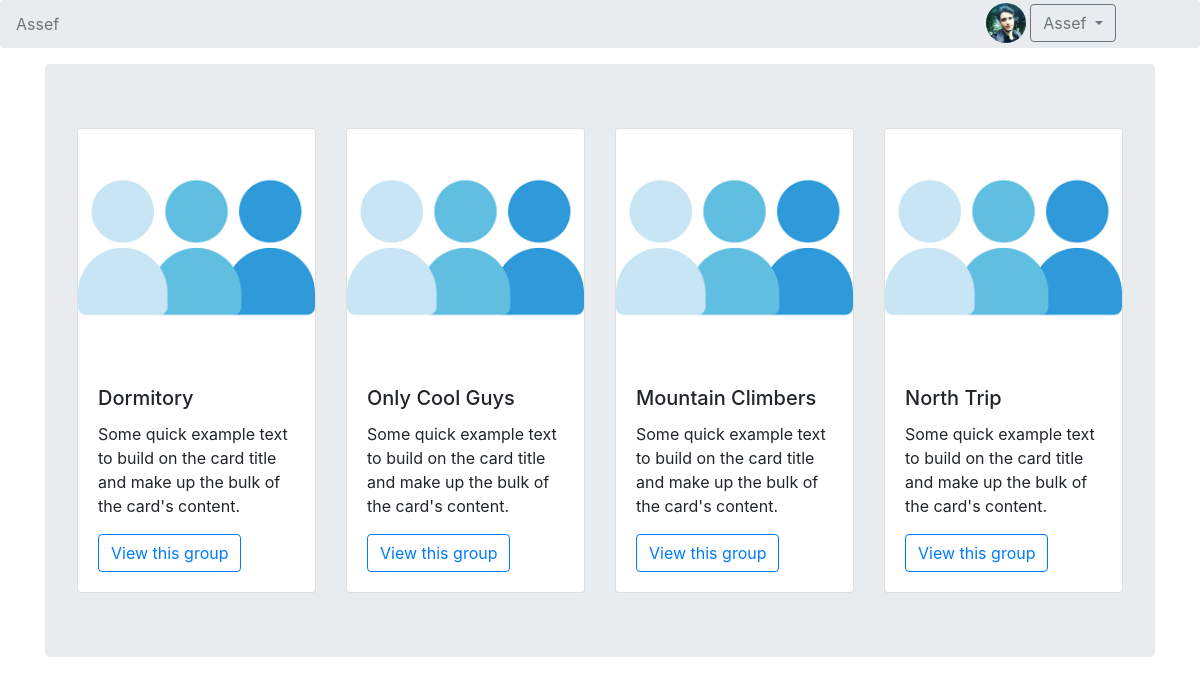
/assef (signed in), run on an earlier commit of the app's database.
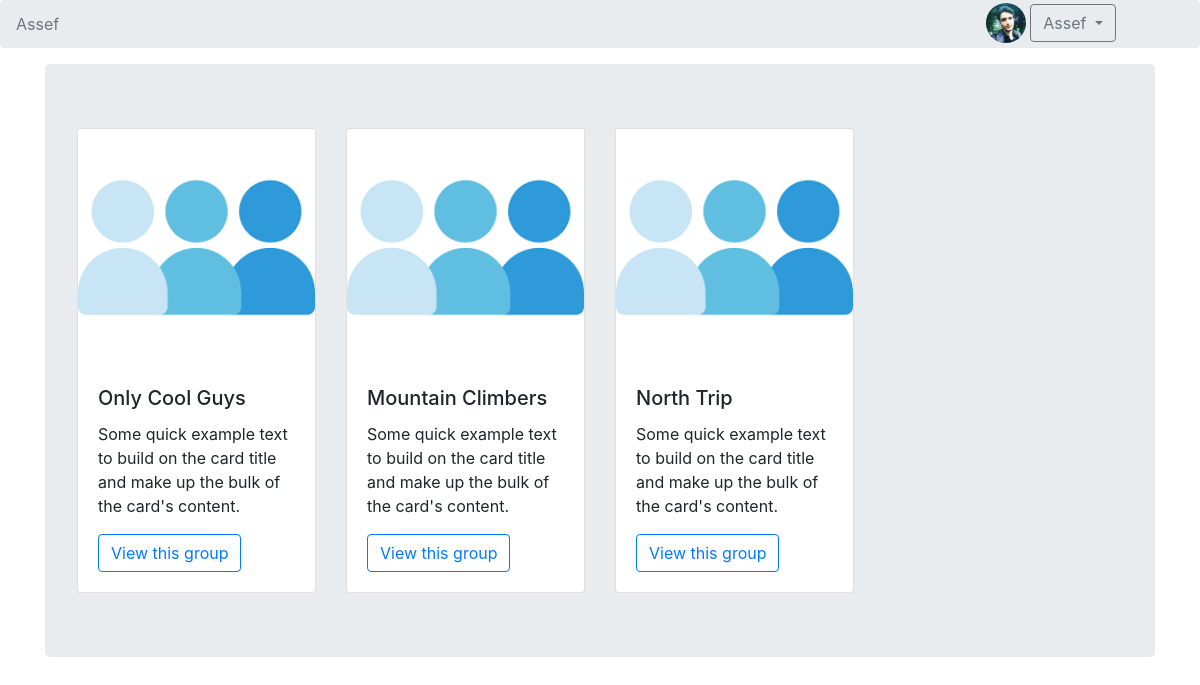
And on a later commit of the database.
### main/models.py (models this page shows, shortened)
class Account(models.Model):
    user = models.OneToOneField(User, on_delete=models.CASCADE)
    profile_picture = models.ImageField(
        upload_to='main/static/img/profile_pictures', blank=True)
    def get_add_url(self):
        return f"/add-group"
    def get_profile_picture_address(self):
        return self.profile_picture.url[4:]

class GroupMember(models.Model):
    group_fk = models.ForeignKey(Group, on_delete=models.CASCADE)
    member_fk = models.ForeignKey(Account, on_delete=models.CASCADE)
    balance = models.FloatField(default=0)

class Group(models.Model):
    group_id = models.SlugField(max_length=20, unique=True)
    group_name = models.CharField(max_length=20)
    admin_fk = models.ForeignKey(Account, on_delete=models.CASCADE)
    group_picture = models.ImageField(
        upload_to='main/static/img/group_pictures', blank=True)
    def get_absolute_url(self):
        return f"/{self.group_id}"

### main/views.py (the view)
# urls.py: path('<slug:username>', views.account_view),
@login_required(login_url='/login')
def account_view(request, username):
    account = Account.objects.get(user=request.user)
    profile_account = Account.objects.get(
        user=User.objects.get(username=username))
    groups = GroupMember.objects.filter(member_fk=profile_account)
    if profile_account == account:
        template_name = 'account.html'
        title = 'Account Detail'
        context = {'title': title,
                   'account': account, 'groups': groups}
        return render(request, template_name, context)
    else:
        return redirect(home_view)

### main/templates/account.html (shortened to what this page needs)
{% extends "base.html" %}
{% load static %}
{% block navbar %}
{% include 'breadcumber.html' %}
{% endblock %}
{% block content %}
<main role="main" class="container">
    <div class="jumbotron">
        <div class="row">
            {% for group in groups %}
            <div class="col col-12 col-sm-6 col-md-4 col-lg-3">
                <div class="card">
                    {% if group.group_picture %}
                    <img src="{{ group.get_group_picture_address }}" class="card-img-top" alt="img" width="100%">
                    {% else %}
                    <img src="{% static 'img/default-group-picture.png' %}" class="card-img-top" alt="img" width="100%">
                    {% endif %}
                    <div class="card-body">
                        <h5 class="card-title">{{ group.group_fk.group_name }}</h5>
                        <p class="card-text">Some quick example text to build on the card title and make up the bulk of
                            the
                            card's content.</p>
                        <a href="{{ group.group_fk.get_absolute_url }}/view" class="btn btn-outline-primary">View this
                            group</a>
                    </div>
                </div>
            </div>
            {% endfor %}
        </div>
    </div>
</main>
{% endblock %}

### main/templates/base.html (shortened to what this page needs)
{% load static %}
<!doctype html>
<html lang="en">
<head>
    <link rel="stylesheet" type="text/css" href="{% static 'css/bootstrap.min.css' %}">
</head>
<body>
    <header>
        {% block navbar %}{% endblock %}
    </header>
    {% block content %}{% endblock %}
</body>
</html>

### main/templates/breadcumber.html (shortened to what this page needs)
{% load static %}
<div class="dropdown" style="position: absolute; right: 7%; padding-top: 3px;">
    {% if account.profile_picture %}
    <img src="{{ account.get_profile_picture_address }}" class="rounded-circle" width="40" height="40"></img>
    {% else %}
    <img src="{% static 'img/default-profile-picture.png' %}" class="rounded-circle" width="40" height="40"></img>
    {% endif %}
    <button type="button" class="btn btn-outline-secondary dropdown-toggle" data-toggle="dropdown" aria-haspopup="true"
        aria-expanded="false">
        {{account.user.get_short_name}}
    </button>
</div>
<nav aria-label="breadcrumb">
    <ol class="breadcrumb">
        {% if group %}
        <li class="breadcrumb-item"><a href="/{{account.get_absolute_url}}">{{account.user.get_short_name}}</a></li>
        <li class="breadcrumb-item active" aria-current="page">{{group.group_name}}</li>
        {% else %}
        <li class="breadcrumb-item active" aria-current="page">{{account.user.get_short_name}}</li>
        {% endif %}
    </ol>
</nav>

What changed in the data, as far as the page shows it:
removed GroupMember: group_fk.group_name "Dormitory"
